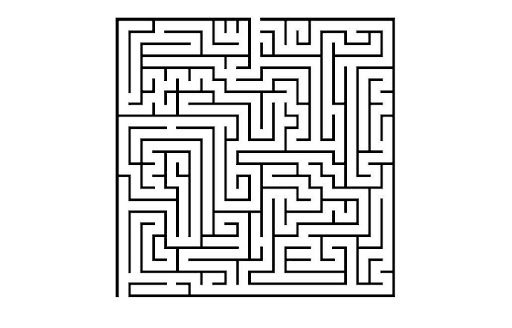
#> input picture q3_maze.png, 512 x 328 px
$ python q3_maze_helper.py
#> lines starting #> are read from the running program, lines starting #| are printed output that depends on the picture


from PIL import Image, ImageEnhance

# ===================================================================================
#
#   Dado que o enunciado não indicou sinal verde, amarelo ou vermelho para uso de IA,
#   Foi tomada a liberdade por parte do aluno de usar a inteligencia artificial SOMENTE PARA
#   OS CODIGOS QUE NÃO SE RELACIONAM A COMPETENCIAS DA DISCIPLINA. O uso da IA neste trabalho
#   tem somente o objetivo de agregar ao produto final e não de suplementar o conhecimento do
#   aluno a respeito da materia.
#
#   Os prompts que geraram os codigos estão devidamente apontados no decorrer deste arquivo.
#   Nota-se que nestes casos A SOLUÇÃO FOI PROJETADA PELO ALUNO e a IA teve somente o papel de
#   implementar o codigo. Nota-se também que "Feito com auxilio de IA" implica a presença de
#   alterações do aluno sobre os codigos inicialmente gerados por IA (não foi realizado
#   simplesmente Ctr+C Ctrl+V).
#
# ===================================================================================


IMAGE_PATH = "q3_maze.png"

def load_to_matrix(image_path, threshold=200, contrast_factor=2.0):
    # Função criada com auxilio de IA
    # Prompt utilizado:
    # """
    #   Give me a python script that contains a function that loads
    #   a png and returns a 2d vector containing booleans.
    #   0 for black pixels, 1 for white pixels
    # """

    # Open the image and convert it to grayscale ('L' mode: 0-255)
    with Image.open(image_path) as img:
        grayscale_img = img.convert('L')

        # A melhoria de contraste foi adicionada separadamente para melhorar a performance da matris gerada
        # Para a imagem em fornescida em especifico, um treshold de 200 e um contrast_factor de 2 foi o ideal
        enhancer = ImageEnhance.Contrast(grayscale_img)
        grayscale_img = enhancer.enhance(contrast_factor)

        width, height = grayscale_img.size

        # Get flat pixel data
        pixels = list(grayscale_img.getdata())

        # Convert flat list into a 2D grid of booleans
        # True (1) if pixel is bright/white, False (0) if dark/black
        boolean_matrix = [
            [pixels[y * width + x] >= threshold for x in range(width)]
            for y in range(height)
        ]

        return boolean_matrix


# Funções criadas com auxilio de IA
# Prompt utilizado:
# """
#   python. Supose that i have a 2d  vector of booleans. implement the following functions:
#   evaluate_column -> says weather or not a given column is equal to the column on the right.
#   evaluate_row -> says weather or not a given row is equal to the row below
#   remove_column -> recieves a 2d array and returns a 2d array with that column removed
#   remove_row -> recieves a 2d array and returns a 2d array with that row removed
#   reduce_matrix -> iteratively evaluates and removes all rows and columns until the matrix (2d array)
#   can no longer be reduced. then return the reduced matrix
# """


def evaluate_column(matrix, col_idx):
    if not matrix or col_idx >= len(matrix[0]) - 1:
        return False
    return all(row[col_idx] == row[col_idx + 1] for row in matrix)


def evaluate_row(matrix, row_idx):
    if not matrix or row_idx >= len(matrix) - 1:
        return False
    return matrix[row_idx] == matrix[row_idx + 1]


def remove_column(matrix, col_idx):
    return [row[:col_idx] + row[col_idx + 1:] for row in matrix]


def remove_row(matrix, row_idx):
    return matrix[:row_idx] + matrix[row_idx + 1:]


def reduce_matrix(matrix):
    mat = [row[:] for row in matrix]
    changed = True

    while changed:
        changed = False

        # Reduce rows
        for r in range(len(mat) - 2, -1, -1):
            if evaluate_row(mat, r):
                mat = remove_row(mat, r)
                changed = True

        # Reduce columns
        if mat and mat[0]:
            for c in range(len(mat[0]) - 2, -1, -1):
                if evaluate_column(mat, c):
                    mat = remove_column(mat, c)
                    changed = True
    return _trim(mat)


# =============================================================================
# AS FUNÇÕES A SEGUIR FORAM ESCRITAS PELO ALUNO

def _trim(data):
    mat = [row[:] for row in data]
    changed = True

    while changed:
        changed = False
        # Tira espaço vazio na primeira e ultima linha
        if all(mat[0]):
            mat = remove_row(mat, 0)
            changed = True
        if all(mat[-1]):
            mat = remove_row(mat, len(mat)-1)
            changed = True

        # Tira espaçõ vazio na primeira e ultima coluna
        if all([ x[0] for x in mat] ):
            mat = remove_column(mat, 0)
            changed = True
        if all([ x[-1] for x in mat]):
            mat = remove_column(mat, len(mat[0])-1 )
            changed = True
    return mat

def get_start_finish(data):
    start = None
    end = None
    for i in range(1, len(data[0])):
        if data[0][i]:
            start = (0, i)

    for i in range(1, len(data[-1])):
        if data[-1][i]:
            end = (len(data[-1])-1, i )

    return start, end


def print_maze(data, char_map=None, path="  ", wall="██"):
    for i in range(len(data)):
        row = data[i]
        for j in range(len(row)):
            if char_map and char_map.get((i, j)):
                print(char_map.get((i, j)), end="")
            elif row[j]:
                print(path, end="")
            else:
                print(wall, end="")
        print()

def print_matrix(matrix):
    print("   \t", end="")
    for j in range(len(matrix[0])):
        print(f"{j}"[0], end="  ")
    print()
    print("   \t", end="")
    for j in range(len(matrix[0])):
        print(f"{j}"[-1], end="  ")
    print()
    print()
    for i in range(len(matrix)):
        print(f"{i}:\t", end="")
        for j in range(len(matrix[i])):
            print( 1 if matrix[i][j] else 0, end=" |")
        print()


def get_maze():
    maze = load_to_matrix(IMAGE_PATH)
#> in load_to_matrix, img is the input picture: PIL image 512x328 RGBA; mean R, G, B, A 227.8, 227.8, 227.8, 255
#> in load_to_matrix, `grayscale_img = enhancer.enhance(contrast_factor)`:
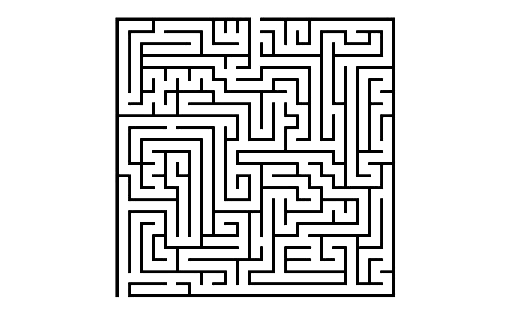
#> grayscale_img: PIL image 512x328 L; min 0, max 255, mean 223.5
#> in load_to_matrix, `pixels = list(grayscale_img.getdata())`: pixels = 167936 items
#> in load_to_matrix, `boolean_matrix = [ [pixels[y * width + x] >= threshold for x in range(..`: boolean_matrix = 328 items
#> maze = 328 items
    return reduce_matrix(maze)
#> the loop in reduce_matrix, `while changed:` made 2 passes
#> after the loop in reduce_matrix, `while changed:`: mat = 49 items


if __name__ == "__main__":
    maze = get_maze()
#> maze = 47 items
    start, end = get_start_finish(maze)
#> the loop in get_start_finish, `for i in range(1, len(data[0])):` made 46 passes
#> start on pass 23: (0, 23)
#> the loop in get_start_finish, `for i in range(1, len(data[-1])):` made 46 passes
#> end on pass 1: (46, 1)
#> start = (0, 23); end = (46, 1)

    PRINT_MAP={
        "start": "⭐" ,
        "finish": "🔴",
    }

    print("Renderizando labitinto...")
    print("Start: ", start)
#| Start:  (0, 23)
    print("Finish: ", end)
#| Finish:  (46, 1)
    print_matrix(maze)
#> the loop in print_matrix, `for j in range(len(matrix[0])):` made 47 passes
#| 0
#| 1
#| 2
#| 3
#| 4
#| 5
#| 6
#| 7
#> (further printed lines are left out)
#> the loop in print_matrix, `for i in range(len(matrix)):` made 47 passes
#| 0:	0 |0 |0 |0 |0 |0 |0 |0 |0 |0 |0 |0 |0 |0 |0 |0 |0 |0 |0 |0 |0 |0 |0 |1 |0 |0 |0 |0 |0 |0 |0 |0 |0 |0 |0 |0 |0 |0 |0 |0 |0 |0 |0 |0 |0 |0 |0 |
#| 1:	0 |1 |1 |1 |1 |1 |0 |1 |1 |1 |1 |1 |1 |1 |1 |1 |0 |1 |0 |1 |0 |1 |0 |1 |1 |1 |1 |1 |0 |1 |1 |1 |0 |1 |1 |1 |1 |1 |1 |1 |1 |1 |1 |1 |1 |1 |0 |
#| 2:	0 |1 |0 |0 |0 |0 |0 |1 |0 |0 |0 |0 |0 |0 |0 |1 |0 |1 |0 |1 |0 |1 |0 |1 |0 |0 |0 |1 |0 |1 |0 |1 |0 |1 |0 |0 |0 |0 |0 |1 |0 |0 |0 |0 |0 |1 |0 |
#| 3:	0 |1 |0 |1 |1 |1 |1 |1 |1 |1 |1 |1 |1 |1 |0 |1 |0 |1 |1 |1 |1 |1 |0 |1 |1 |1 |0 |1 |0 |1 |0 |1 |0 |1 |0 |1 |1 |1 |0 |1 |1 |1 |0 |1 |0 |1 |0 |
#| 4:	0 |1 |0 |1 |0 |0 |0 |0 |0 |0 |0 |0 |0 |1 |0 |1 |0 |0 |0 |0 |0 |1 |0 |1 |0 |1 |0 |1 |0 |1 |0 |0 |0 |1 |0 |1 |0 |1 |0 |0 |0 |0 |0 |1 |0 |1 |0 |
#| 5:	0 |1 |0 |1 |0 |1 |1 |1 |1 |1 |1 |1 |1 |1 |0 |1 |1 |1 |1 |1 |1 |1 |0 |1 |0 |1 |0 |1 |1 |1 |1 |1 |1 |1 |0 |1 |0 |1 |1 |1 |1 |1 |1 |1 |0 |1 |0 |
#| 6:	0 |1 |0 |1 |0 |0 |0 |0 |0 |0 |0 |0 |0 |0 |0 |0 |0 |0 |0 |0 |0 |0 |0 |1 |0 |0 |0 |0 |0 |0 |0 |0 |0 |0 |0 |1 |0 |0 |0 |0 |0 |0 |0 |0 |0 |1 |0 |
#| 7:	0 |1 |0 |1 |0 |1 |1 |1 |1 |1 |1 |1 |1 |1 |1 |1 |1 |1 |0 |1 |1 |1 |0 |1 |1 |1 |1 |1 |1 |1 |1 |1 |1 |1 |0 |1 |0 |1 |1 |1 |1 |1 |1 |1 |1 |1 |0 |
#> (further printed lines are left out)
    # print_maze(maze, {}, start, end)
